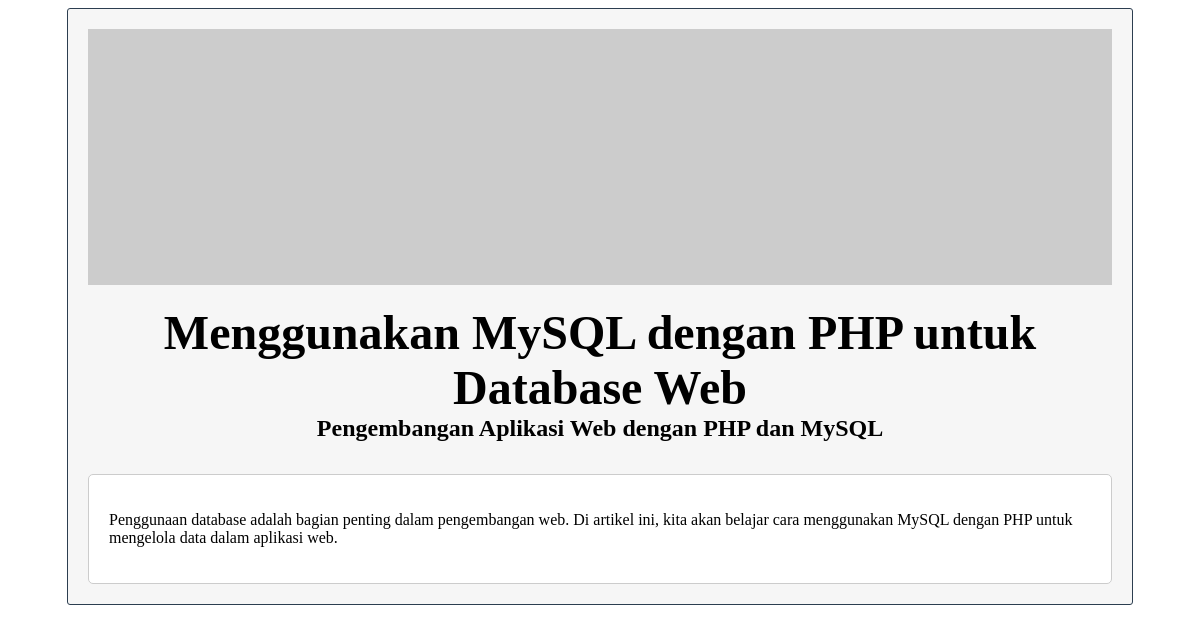
Screenshot of /Journal/sesi-2/view-post.php?slug=mysql-dengan-php with the database file from the repository.
### tables this page shows
CREATE TABLE IF NOT EXISTS `posts` (
  `id` bigint(20) unsigned NOT NULL AUTO_INCREMENT,
  `title` varchar(255) NOT NULL,
  `subtitle` varchar(255) NOT NULL,
  `content` longtext NOT NULL,
  `image` varchar(255) NOT NULL,
  `slug` varchar(255) NOT NULL,
  `created_at` timestamp NULL DEFAULT NULL,
  `updated_at` timestamp NULL DEFAULT NULL,
  PRIMARY KEY (`id`),
  UNIQUE KEY `posts_slug_unique` (`slug`)
);

### Journal/sesi-2/Include/Database.php (called while the page is built, shortened)
<?php
class Database
{
    private $host = "localhost";
    private $username = "root";
    private $password = "";
    private $dbname = "blog_database";
    public function __construct()
    {
        $this->conn = new mysqli($this->host, $this->username, $this->password, $this->dbname);
    }
}
?>

### Journal/sesi-2/Include/Post.php (called while the page is built, shortened)
<?php
require_once "Database.php";
class Post extends Database
{
    public function getPostBySlug($slug)
    {
        $slug = $this->conn->real_escape_string($slug);
        $query = "SELECT * FROM posts WHERE slug = ?";
        $stmt = $this->conn->prepare($query);
        $stmt->bind_param("s", $slug);
        $result = $stmt->execute();
        $result = $stmt->get_result();
        return $result->fetch_object();
    }
}
?>

### Journal/sesi-2/view-post.php (the view, shortened to what this page needs)
<?php
require_once(dirname(__FILE__) ."/Include/Parsedown.php");
require_once(dirname(__FILE__) ."/Include/Post.php");
if ($_SERVER["REQUEST_METHOD"] === "GET") {
    $post_slug = $_GET['slug'];
}
$Post = new Post();
$data = $Post->getPostBySlug($post_slug);
$content = Parsedown::instance()->setBreaksEnabled(true)->text($data->content);
?>
<!DOCTYPE html>
<html lang="en">
<head>
</head>
<body>
    <div class="container">
        <img src="<?= $data->image ?>" alt="" width="1024px" >
        <h1 id="title"><?= $data->title ?></h1>
        <h4 id="subtitle"><?= $data->subtitle ?></h4>
        <div class="markdown-content">
            <?php echo $content; ?>
        </div>
    </div>
</body>
</html>

### Journal/sesi-2/view-post.php (style rules this page uses)
.container { max-width: 1024px; margin: 0 auto; padding: 20px; background: #f6f6f6; border: 1px solid #2C3E50; border-radius: 3px; text-align: center; }
.markdown-content { background: white; padding: 20px; border: 1px solid #ccc; border-radius: 5px; text-align: left; }
#title { text-align: center; font-size: 3rem; margin-block-start: 1rem; margin-block-end: 0rem; }
#subtitle { text-align: center; font-size: 1.5rem; margin-block-start: 0rem; margin-block-end: 2rem; }

### rows the page displays
posts: title "Menggunakan MySQL dengan PHP untuk Database Web", subtitle "Pengembangan Aplikasi Web dengan PHP dan MySQL"

### other values shown
preg_replace('/[ ]*\n/', "<br />\n", $text) "Penggunaan database adalah bagian penting dalam pengembangan web. Di artikel ini, kita akan belajar cara menggunakan MySQL dengan PHP untuk mengelola data dalam aplikasi web."
